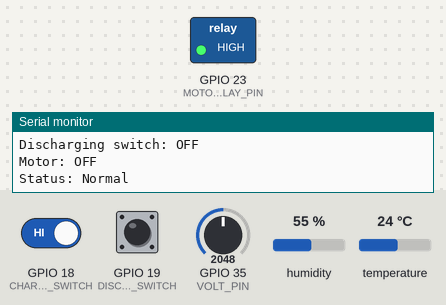
Simulated run of this program. Board: ESP32. Shown: switched loads named in the program (green lamp = pin HIGH), the last lines printed to the serial monitor. The test bench sets the inputs (shaded band); at power-on: GPIO 19 (DISCHARGING_SWITCH) HIGH, GPIO 18 (CHARGING_SWITCH) HIGH, GPIO 35 (VOLT_PIN) = 2048, humidity 55 %, temperature 24 °C (analog values on the 0–4095 scale). WiFi joins after 1.5 s; servers stay silent unless stated.

Above: at 2.7 s.
2.8 s: GPIO 19 (DISCHARGING_SWITCH) pulled LOW for 1 s
At 3.2 s:
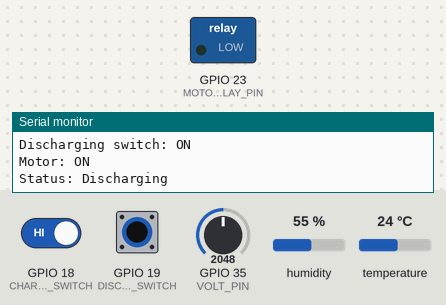
7.8 s: GPIO 18 (CHARGING_SWITCH) driven LOW and GPIO 19 (DISCHARGING_SWITCH) driven LOW
At 8.2 s:
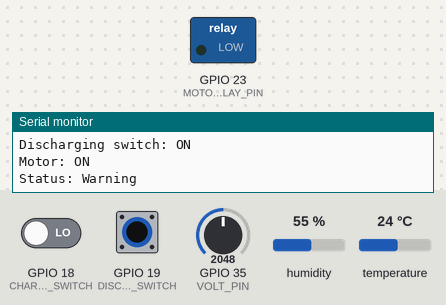
10.1 s: GPIO 19 (DISCHARGING_SWITCH) driven HIGH
At 11.3 s:
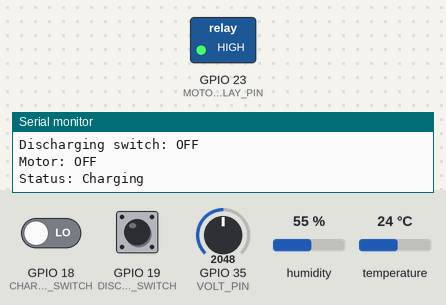
11.6 s: GPIO 19 (DISCHARGING_SWITCH) driven LOW
At 12.8 s:
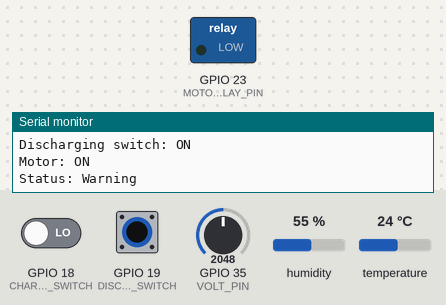
Timing chart, 0 to 14.1 s (numbered marks = the images above; inputs shaded):
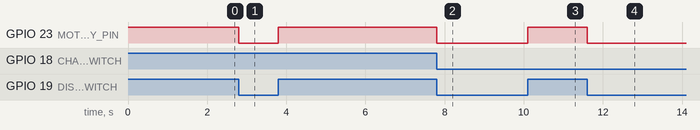

The program:

main.cpp
```cpp
/*
  ESP32 BATTERY MONITORING + MOTOR CONTROL
  Board: ESP32 Dev Module

  Libraries:
  - DHT sensor library by Adafruit
  - Adafruit Unified Sensor

  CURRENT LOGIC (when USE_CALCULATED_CURRENT = true):
  Current is always shown (1 A to 5 A) in every condition.
  - Charging only: 9.0 V -> 5 A, 12.6 V -> 1 A
  - Discharging / Normal / Both ON: 9.0 V -> 1 A, 12.6 V -> 5 A
*/

#include <Arduino.h>
#include <WiFi.h>
#include <WebServer.h>
#include <DHT.h>
#include <math.h>

// ==================== WIFI SETTINGS ====================

const char* WIFI_SSID = "homeiot";
const char* WIFI_PASS = "homeiot123";

// ==================== PIN CONFIGURATION ====================

#define VOLT_PIN             35
#define CURR_PIN             34
#define DHT_PIN               2
#define DHT_TYPE          DHT11

#define CHARGING_SWITCH      18
#define DISCHARGING_SWITCH   19
#define MOTOR_RELAY_PIN      23

// Change to false if your relay is active-HIGH.
const bool RELAY_ACTIVE_LOW = true;

// ==================== BATTERY SETTINGS ====================

const float PACK_EMPTY_V = 9.0;
const float PACK_FULL_V  = 12.6;

const float VOLT_DIVIDER_RATIO = 5.0;
const float VOLT_CAL = 1.00;

// ==================== CURRENT SETTINGS ====================

// true  = current calculated from battery voltage (1 A to 5 A)
// false = current measured by ACS712
const bool USE_CALCULATED_CURRENT = true;

const float CURRENT_MIN_A = 1.0;
const float CURRENT_MAX_A = 5.0;

const float ACS_SENS = 0.185;
const float ACS_DIV_RATIO = 20.0 / 30.0;
const float CURRENT_DEADBAND = 0.15;

// ==================== OBJECTS ====================

DHT dht(DHT_PIN, DHT_TYPE);
WebServer server(80);

// ==================== GLOBAL VARIABLES ====================

float acsZeroV = 2.5;

float voltage = 0.0;
float current = 0.0;

float temperature = NAN;
float humidity = NAN;

int percent = 0;

String status = "Normal";

bool chargingON = false;
bool dischargingON = false;
bool motorON = false;

unsigned long lastSensorRead = 0;
unsigned long lastDhtRead = 0;
unsigned long lastWiFiRetry = 0;

const unsigned long SENSOR_INTERVAL = 500;
const unsigned long DHT_INTERVAL = 2200;

// ==================== ADC VOLTAGE READING ====================

float readPinVolts(int pin, int samples = 100) {
  uint32_t sum = 0;

  for (int i = 0; i < samples; i++) {
    sum += analogReadMilliVolts(pin);
    delayMicroseconds(200);
  }

  return (sum / (float)samples) / 1000.0;
}

// ==================== ACS712 CALIBRATION ====================

void calibrateACS712() {
  Serial.println();
  Serial.println("ACS712 calibration started.");
  Serial.println("Motor OFF. No current should flow.");

  delay(1500);

  acsZeroV = readPinVolts(CURR_PIN, 500) / ACS_DIV_RATIO;

  Serial.print("ACS712 zero-current voltage: ");
  Serial.print(acsZeroV, 3);
  Serial.println(" V");
}

// ==================== CURRENT FROM VOLTAGE ====================

float voltageFraction(float v) {
  float f = (v - PACK_EMPTY_V) / (PACK_FULL_V - PACK_EMPTY_V);
  return constrain(f, 0.0, 1.0);
}

// Discharging / Normal: 9.0 V -> 1 A, 12.6 V -> 5 A
float dischargeCurrentFromVoltage(float v) {
  return CURRENT_MIN_A +
         voltageFraction(v) * (CURRENT_MAX_A - CURRENT_MIN_A);
}

// Charging: 9.0 V -> 5 A, 12.6 V -> 1 A
float chargeCurrentFromVoltage(float v) {
  return CURRENT_MAX_A -
         voltageFraction(v) * (CURRENT_MAX_A - CURRENT_MIN_A);
}

// ==================== MOTOR RELAY CONTROL ====================

void setMotorRelay(bool turnOn) {
  motorON = turnOn;

  if (RELAY_ACTIVE_LOW) {
    digitalWrite(MOTOR_RELAY_PIN, turnOn ? LOW : HIGH);
  } else {
    digitalWrite(MOTOR_RELAY_PIN, turnOn ? HIGH : LOW);
  }
}

// ==================== SWITCH STATUS ====================

void updateBatteryStatus() {
  // Switch between GPIO and GND. LOW = ON, HIGH = OFF.

  chargingON = (digitalRead(CHARGING_SWITCH) == LOW);
  dischargingON = (digitalRead(DISCHARGING_SWITCH) == LOW);

  // Motor follows the discharging switch.
  setMotorRelay(dischargingON);

  if (chargingON && dischargingON) {
    status = "Warning";
  } else if (chargingON) {
    status = "Charging";
  } else if (dischargingON) {
    status = "Discharging";
  } else {
    status = "Normal";
  }
}

// ==================== READ SENSORS ====================

void readSensors() {
  // -------- BATTERY VOLTAGE --------

  voltage = readPinVolts(VOLT_PIN) * VOLT_DIVIDER_RATIO * VOLT_CAL;

  // -------- SWITCHES AND MOTOR --------

  updateBatteryStatus();

  // -------- CURRENT --------

  float rawCurrent = 0.0;

  if (USE_CALCULATED_CURRENT) {
    if (chargingON && !dischargingON) {
      // Charging only
      rawCurrent = chargeCurrentFromVoltage(voltage);
    } else {
      // Discharging, Normal, or Warning (both ON)
      rawCurrent = dischargeCurrentFromVoltage(voltage);
    }
  } else {
    float acsOutput = readPinVolts(CURR_PIN) / ACS_DIV_RATIO;
    rawCurrent = fabs((acsOutput - acsZeroV) / ACS_SENS);
  }

  static float filteredCurrent = 0.0;

  filteredCurrent = (0.70 * filteredCurrent) + (0.30 * rawCurrent);

  current = fabs(filteredCurrent);

  // Deadband only for real ACS712 measurement
  if (!USE_CALCULATED_CURRENT && current < CURRENT_DEADBAND) {
    current = 0.0;
  }

  if (USE_CALCULATED_CURRENT) {
    current = constrain(current, CURRENT_MIN_A, CURRENT_MAX_A);
  }

  // -------- BATTERY PERCENTAGE --------

  percent = constrain(
      (int)round((voltage - PACK_EMPTY_V) /
                 (PACK_FULL_V - PACK_EMPTY_V) * 100.0),
      0,
      100);

  // -------- DHT11 --------

  if (millis() - lastDhtRead >= DHT_INTERVAL) {
    lastDhtRead = millis();

    float t = dht.readTemperature();
    float h = dht.readHumidity();

    if (!isnan(t)) temperature = t;
    if (!isnan(h)) humidity = h;
  }

  // -------- SERIAL MONITOR --------

  Serial.println("----------------------------");

  Serial.printf("Voltage: %.2f V\n", voltage);
  Serial.printf("Current: %.2f A\n", current);
  Serial.printf("Battery: %d %%\n", percent);

  if (!isnan(temperature)) {
    Serial.printf("Temperature: %.1f C\n", temperature);
  } else {
    Serial.println("Temperature: Sensor error");
  }

  if (!isnan(humidity)) {
    Serial.printf("Humidity: %.0f %%\n", humidity);
  } else {
    Serial.println("Humidity: Sensor error");
  }

  Serial.printf("Charging switch: %s\n", chargingON ? "ON" : "OFF");
  Serial.printf("Discharging switch: %s\n", dischargingON ? "ON" : "OFF");
  Serial.printf("Motor: %s\n", motorON ? "ON" : "OFF");
  Serial.printf("Status: %s\n", status.c_str());
}

// ==================== WEB DASHBOARD ====================

const char PAGE[] PROGMEM = R"rawliteral(
<!DOCTYPE html>
<html lang="en">
<head>
<meta charset="UTF-8">
<meta name="viewport" content="width=device-width, initial-scale=1">
<title>ESP32 Battery Monitor</title>

<style>
* { box-sizing: border-box; }

body {
  font-family: Arial, sans-serif;
  background: #0b1220;
  color: white;
  margin: 0;
  padding: 20px;
}

.container {
  max-width: 850px;
  margin: auto;
}

h1 {
  text-align: center;
  font-size: 26px;
}

.subtitle {
  color: #94a3b8;
  text-align: center;
  margin-bottom: 22px;
}

.grid {
  display: grid;
  grid-template-columns: repeat(2, minmax(0, 1fr));
  gap: 14px;
}

.card {
  background: #172235;
  border-radius: 14px;
  padding: 20px;
  text-align: center;
  margin-bottom: 14px;
  overflow-wrap: anywhere;
}

.label {
  color: #94a3b8;
  font-size: 13px;
  letter-spacing: 1px;
}

.value {
  font-size: 28px;
  font-weight: bold;
  margin-top: 12px;
}

#status {
  font-size: 30px;
  font-weight: bold;
  margin-top: 12px;
}

.Charging, .on { color: #22c55e; }
.Discharging { color: #f87171; }
.Normal { color: #38bdf8; }
.Warning { color: #f59e0b; }
.off { color: #94a3b8; }

.bar {
  height: 18px;
  background: #334155;
  border-radius: 12px;
  overflow: hidden;
  margin-top: 15px;
}

#fill {
  height: 100%;
  width: 0%;
  background: #22c55e;
  transition: width 0.4s;
}

.footer {
  color: #94a3b8;
  text-align: center;
  font-size: 12px;
  margin-top: 20px;
}

@media (max-width: 480px) {
  body { padding: 12px; }
  h1 { font-size: 22px; }
  .card { padding: 14px 8px; }
  .value { font-size: 22px; }
  #status { font-size: 25px; }
}
</style>
</head>

<body>
<div class="container">

<h1>ESP32 Battery Monitoring</h1>

<div class="subtitle">
Battery Charging, Discharging and Motor Monitoring
</div>

<div class="card">
  <div class="label">BATTERY STATUS</div>
  <div id="status" class="Normal">Normal</div>
</div>

<div class="grid">
  <div class="card">
    <div class="label">CHARGING SWITCH</div>
    <div id="sw1" class="value off">OFF</div>
  </div>

  <div class="card">
    <div class="label">DISCHARGING SWITCH</div>
    <div id="sw2" class="value off">OFF</div>
  </div>

  <div class="card">
    <div class="label">BATTERY VOLTAGE</div>
    <div class="value"><span id="voltage">--</span> V</div>
  </div>

  <div class="card">
    <div class="label">BATTERY CURRENT</div>
    <div class="value"><span id="current">--</span> A</div>
  </div>

  <div class="card">
    <div class="label">TEMPERATURE</div>
    <div class="value"><span id="temp">--</span> &deg;C</div>
  </div>

  <div class="card">
    <div class="label">HUMIDITY</div>
    <div class="value"><span id="humidity">--</span> %</div>
  </div>

  <div class="card">
    <div class="label">MOTOR STATUS</div>
    <div id="motor" class="value off">OFF</div>
  </div>

  <div class="card">
    <div class="label">BATTERY LEVEL (APPROX.)</div>
    <div class="value"><span id="percent">--</span> %</div>
    <div class="bar"><div id="fill"></div></div>
  </div>
</div>

<div class="footer">
ESP32 Wi-Fi Battery Monitor | Refresh every 2 seconds
</div>

</div>

<script>
async function updateDashboard() {
  try {
    const response = await fetch('/data', { cache: 'no-store' });

    if (!response.ok) throw new Error('Connection failed');

    const d = await response.json();

    document.getElementById('voltage').textContent =
      Number(d.voltage).toFixed(2);

    document.getElementById('current').textContent =
      Math.abs(Number(d.current)).toFixed(2);

    document.getElementById('temp').textContent =
      d.temperature === null ? '--' : Number(d.temperature).toFixed(1);

    document.getElementById('humidity').textContent =
      d.humidity === null ? '--' : Number(d.humidity).toFixed(0);

    document.getElementById('percent').textContent = d.percent;
    document.getElementById('fill').style.width = d.percent + '%';

    const statusElement = document.getElementById('status');
    statusElement.textContent =
      d.status === 'Warning' ? 'Both Switches ON!' : d.status;
    statusElement.className = d.status;

    const sw1 = document.getElementById('sw1');
    sw1.textContent = d.chargingSwitch ? 'ON' : 'OFF';
    sw1.className = 'value ' + (d.chargingSwitch ? 'on' : 'off');

    const sw2 = document.getElementById('sw2');
    sw2.textContent = d.dischargingSwitch ? 'ON' : 'OFF';
    sw2.className = 'value ' + (d.dischargingSwitch ? 'on' : 'off');

    const motor = document.getElementById('motor');
    motor.textContent = d.motorOn ? 'ON' : 'OFF';
    motor.className = 'value ' + (d.motorOn ? 'on' : 'off');

  } catch (error) {
    const statusElement = document.getElementById('status');
    statusElement.textContent = 'Offline';
    statusElement.className = 'Normal';
  }
}

updateDashboard();
setInterval(updateDashboard, 2000);
</script>

</body>
</html>
)rawliteral";

// ==================== WEB SERVER ROUTES ====================

void handleRoot() {
  server.send_P(200, "text/html", PAGE);
}

void handleData() {
  updateBatteryStatus();

  String json = "{";

  json += "\"voltage\":";
  json += String(voltage, 2);
  json += ",";

  json += "\"current\":";
  json += String(fabs(current), 2);
  json += ",";

  json += "\"temperature\":";
  json += isnan(temperature) ? "null" : String(temperature, 1);
  json += ",";

  json += "\"humidity\":";
  json += isnan(humidity) ? "null" : String(humidity, 1);
  json += ",";

  json += "\"percent\":";
  json += String(percent);
  json += ",";

  json += "\"chargingSwitch\":";
  json += chargingON ? "true" : "false";
  json += ",";

  json += "\"dischargingSwitch\":";
  json += dischargingON ? "true" : "false";
  json += ",";

  json += "\"motorOn\":";
  json += motorON ? "true" : "false";
  json += ",";

  json += "\"status\":\"";
  json += status;
  json += "\"}";

  server.send(200, "application/json", json);
}

// ==================== SETUP ====================

void setup() {
  Serial.begin(115200);

  // Relay OFF at startup
  pinMode(MOTOR_RELAY_PIN, OUTPUT);
  setMotorRelay(false);

  // ADC configuration
  analogReadResolution(12);
  analogSetAttenuation(ADC_11db);

  // Switches
  pinMode(CHARGING_SWITCH, INPUT_PULLUP);
  pinMode(DISCHARGING_SWITCH, INPUT_PULLUP);

  // DHT sensor
  dht.begin();

  // ACS712 calibration only needed in measured mode
  if (!USE_CALCULATED_CURRENT) {
    calibrateACS712();
  }

  lastDhtRead = millis() - DHT_INTERVAL;
  readSensors();

  // Wi-Fi
  WiFi.mode(WIFI_STA);
  WiFi.begin(WIFI_SSID, WIFI_PASS);

  Serial.print("Connecting to Wi-Fi");

  while (WiFi.status() != WL_CONNECTED) {
    delay(500);
    Serial.print(".");
  }

  Serial.println();
  Serial.println("Wi-Fi connected.");

  Serial.print("Dashboard IP address: ");
  Serial.println(WiFi.localIP());

  server.on("/", handleRoot);
  server.on("/data", handleData);

  server.begin();
  Serial.println("Web server started.");
}

// ==================== MAIN LOOP ====================

void loop() {
  server.handleClient();

  updateBatteryStatus();

  if (millis() - lastSensorRead >= SENSOR_INTERVAL) {
    lastSensorRead = millis();
    readSensors();
  }

  if (WiFi.status() != WL_CONNECTED &&
      millis() - lastWiFiRetry >= 10000) {
    lastWiFiRetry = millis();
    WiFi.reconnect();
  }
}
```

Measured:
- after the input at 2.8 s, GPIO 23 (MOTOR_RELAY_PIN): HIGH → LOW at once, → HIGH 1.0 s later
- after the input at 7.8 s, GPIO 23 (MOTOR_RELAY_PIN): HIGH → LOW at once
- after the input at 10.1 s, GPIO 23 (MOTOR_RELAY_PIN): LOW → HIGH at once
- after the input at 11.6 s, GPIO 23 (MOTOR_RELAY_PIN): HIGH → LOW at once
